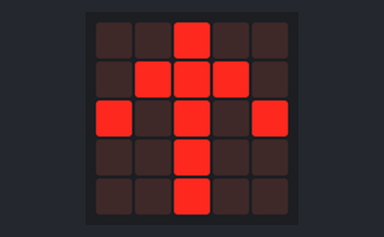
This program was run on a simulated BBC micro:bit running MicroPython. On the bench: the board's 5×5 LED display. Random numbers come from a fixed seed.

Above: at 0.1 s.
At 1.1 s:
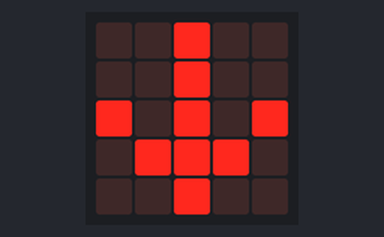
At 2.1 s:
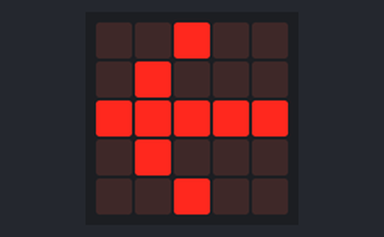
At 3.1 s:
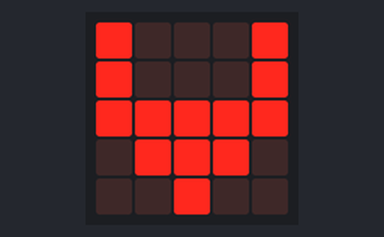

Measured:
- what the display in image 1 shows lasts 1.0 s, from 1.0 s to 2.0 s

The program:

simon.py
```python
from microbit import *
import random


def showgesture(gest):
    if gest == "up":
        display.show(Image.ARROW_S)
    if gest == "down":
        display.show(Image.ARROW_N)
    if gest == "left":
        display.show(Image.ARROW_W)
    if gest == "right":
        display.show(Image.ARROW_E)


gestures = ["up", "down", "left", "right", "face up", "face down", "shake"]
gestures_simple = ["up", "down", "left", "right"]


while True:
    chosen1 = random.choice(gestures_simple)
    chosen2 = random.choice(gestures_simple)
    chosen3 = random.choice(gestures_simple)

    showgesture(chosen1)
    sleep(1000)
    showgesture(chosen2)
    sleep(1000)
    showgesture(chosen3)
    sleep(1000)
    display.clear()

    while not accelerometer.current_gesture() == chosen1:
        display.show(Image.COW)
    while not accelerometer.current_gesture() == chosen2:
        display.show(Image.BUTTERFLY)
    while not accelerometer.current_gesture() == chosen3:
        display.show(Image.GIRAFFE)
    display.show(Image.SMILE)
    sleep(3000)
```
